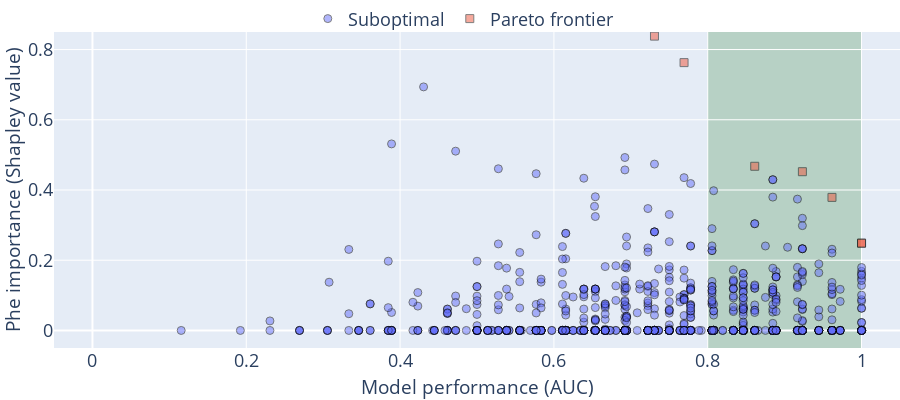

Source (notebook cell):
### Code cell
import pandas as pd
from optuna.visualization._pareto_front import (
    _get_pareto_front_info,
    _make_scatter_object,
    _make_marker,
    _make_hovertext,
)
from typing import Sequence
from optuna.trial import FrozenTrial
from optuna.visualization._plotly_imports import go


info = _get_pareto_front_info(study)

n_targets: int = info.n_targets
axis_order: Sequence[int] = info.axis_order
include_dominated_trials: bool = True
trials_with_values: Sequence[
    tuple[FrozenTrial, Sequence[float]]
] = info.non_best_trials_with_values
hovertemplate: str = "%{text}<extra>Trial</extra>"
infeasible: bool = False
dominated_trials: bool = False


def trials_df(trials_with_values, class_name):
    x = [values[axis_order[0]] for _, values in trials_with_values]
    y = [values[axis_order[1]] for _, values in trials_with_values]

    df = pd.DataFrame({"x": x, "y": y})
    df["class"] = class_name
    return df

df_best    = trials_df(info.best_trials_with_values, "best")
df_nonbest = trials_df(info.non_best_trials_with_values, "nonbest")
# df         = pd.concat([df_best, df_nonbest])

fig = go.Figure()

fig.add_trace(
    go.Scatter(
        x=df_nonbest["x"],
        y=df_nonbest["y"],
        mode="markers",
        marker=dict(
            size=8, opacity=0.5, symbol="circle", line=dict(width=1, color="black")
        ),
        name="Suboptimal",
    )
)
fig.add_trace(
    go.Scatter(
        x=df_best["x"],
        y=df_best["y"],
        mode="markers",
        marker=dict(
            size=8, opacity=0.5, symbol="square", line=dict(width=1, color="black")
        ),
        name="Pareto frontier",
    )
)
# Define the width and height of the plot
plot_width = 900
plot_height = 400
axis_label_font_size = 19

# Customize the plot
fig.update_layout(
    xaxis=dict(
        title=dict(text="Model performance (AUC)", font=dict(size=axis_label_font_size)), 
        range=[-0.05, 1.05]
    ),
    yaxis=dict(
        title=dict(text="Phe importance (Shapley value)", font=dict(size=axis_label_font_size)), 
        range=[-0.05, 0.85]
        )
    ,
    font=dict(size=18),
    # plot_bgcolor='white',
    legend=dict(x=0.3, y=1.1, bgcolor="rgba(255, 255, 255, 0)", orientation="h"),
    width=plot_width,
    height=plot_height,
    margin=dict(l=0, r=0, t=0, b=0),
)
x_max = max(df_nonbest["x"].max(), df_best["x"].max())

fig.update_layout(
    # ... (previous settings)
    shapes=[
        dict(
            type="rect",
            xref="x",
            yref="paper",
            x0=0.8,
            x1=x_max,
            y0=0.0,
            y1=1,
            fillcolor="darkgreen",
            opacity=0.20,
            layer="below",
            line_width=0,
        )
    ],
    # ... (previous settings)
)


import plotly.io as pio

dpi = 300  # Set the desired resolution (dots per inch)
output_filename = f"pareto_{study_name}.png"
pio.write_image(fig, output_filename, format="png", scale=dpi / 96)

# Show the plot
fig.show()

### Figure 1 — Plotly figure (JSON) as saved in the notebook; plotly's stock layout.template omitted (floating-point values rounded to 4 significant figures; data arrays with more than 128 entries replaced by an {"elided": "..."} marker saying what was removed)
{"data": [{"marker": {"line": {"color": "black", "width": 1}, "opacity": 0.5, "size": 8, "symbol": "circle"}, "mode": "markers", "name": "Suboptimal", "type": "scatter", "x": {"elided": "993 float values"}, "y": {"elided": "993 float values"}}, {"marker": {"line": {"color": "black", "width": 1}, "opacity": 0.5, "size": 8, "symbol": "square"}, "mode": "markers", "name": "Pareto frontier", "type": "scatter", "x": [1, 1, 0.9615, 0.7692, 0.7308, 0.8611, 0.9231], "y": [0.2486, 0.2486, 0.379, 0.7628, 0.8383, 0.4676, 0.4522]}], "layout": {"font": {"size": 18}, "height": 400, "legend": {"bgcolor": "rgba(255, 255, 255, 0)", "orientation": "h", "x": 0.3, "y": 1.1}, "margin": {"b": 0, "l": 0, "r": 0, "t": 0}, "shapes": [{"fillcolor": "darkgreen", "layer": "below", "line": {"width": 0}, "opacity": 0.2, "type": "rect", "x0": 0.8, "x1": 1, "xref": "x", "y0": 0, "y1": 1, "yref": "paper"}], "width": 900, "xaxis": {"range": [-0.05, 1.05], "title": {"font": {"size": 19}, "text": "Model performance (AUC)"}}, "yaxis": {"range": [-0.05, 0.85], "title": {"font": {"size": 19}, "text": "Phe importance (Shapley value)"}}}}
